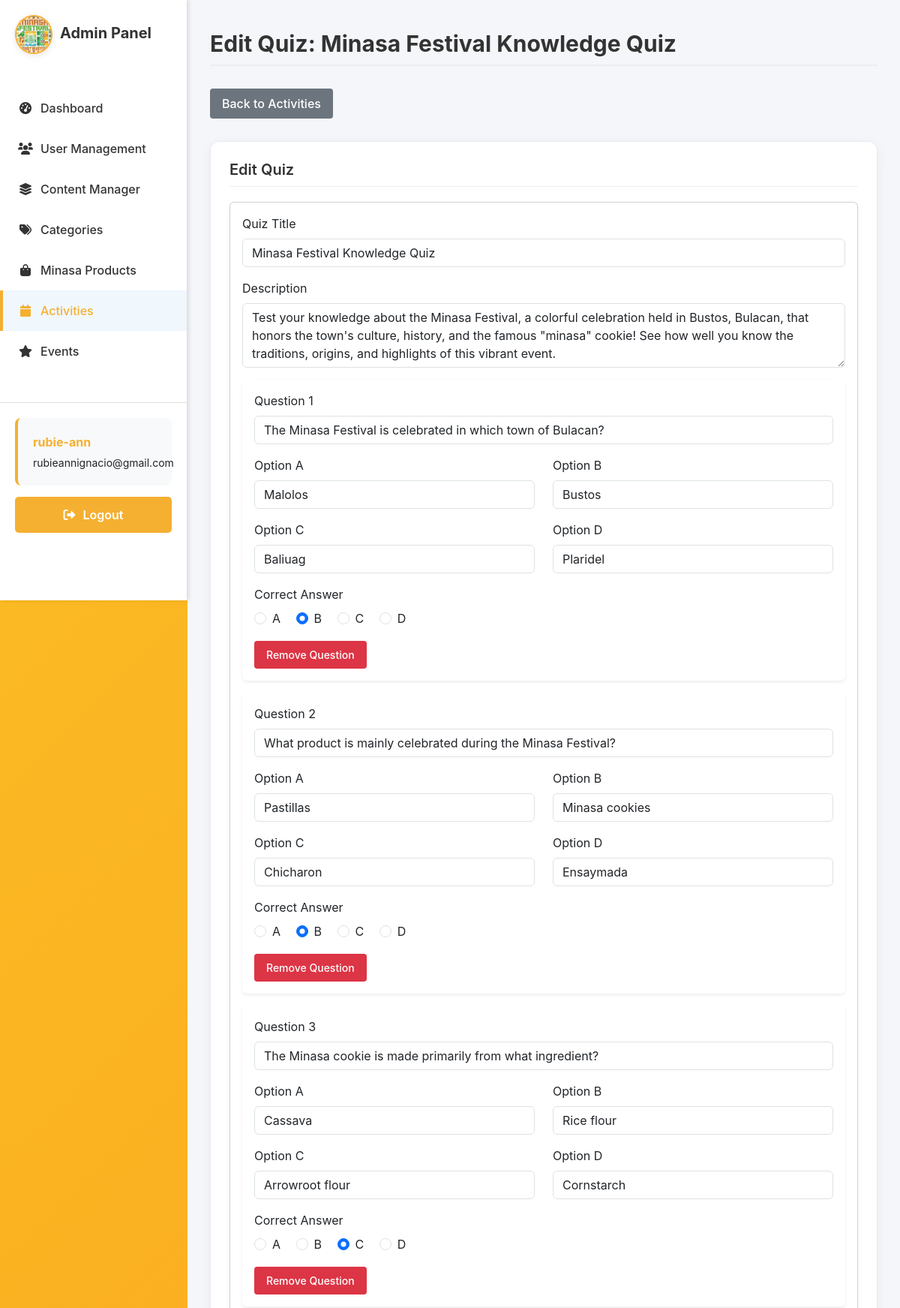
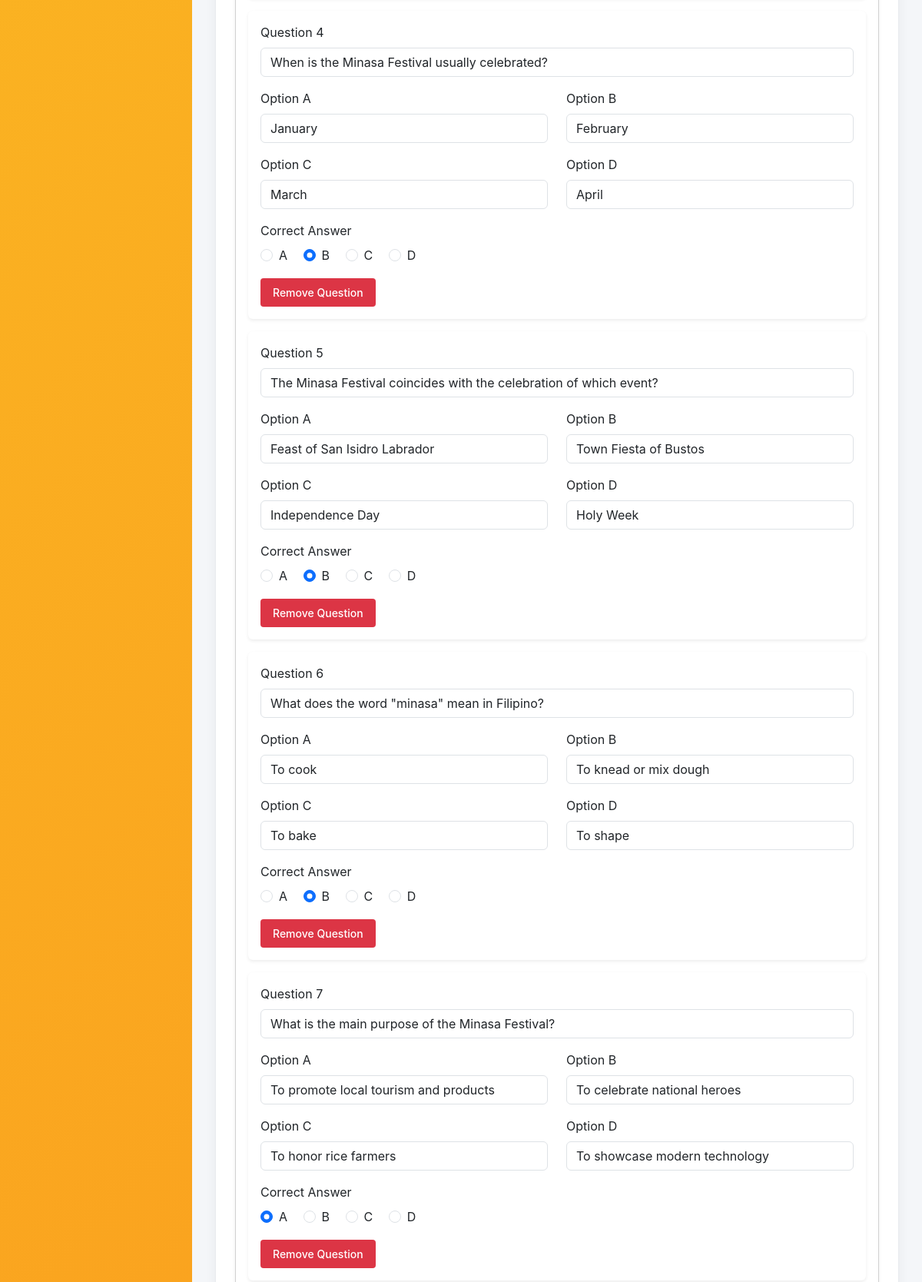
Page /users/quiz/4/edit/ (signed in, upper part) on the committed database (2 pictures, top to bottom).
### sections/models.py (models this page shows, shortened)
class Quiz(models.Model):
    title = models.CharField(max_length=200)
    description = models.TextField(blank=True, null=True)
    created_by = models.ForeignKey(User, on_delete=models.CASCADE)
    created_at = models.DateTimeField(auto_now_add=True)
    updated_at = models.DateTimeField(auto_now=True)
    class Meta:
        verbose_name = "Quiz"
        verbose_name_plural = "Quizzes"
        ordering = ['-created_at']

class Question(models.Model):
    quiz = models.ForeignKey(Quiz, on_delete=models.CASCADE, related_name='questions')
    text = models.TextField()
    order = models.PositiveIntegerField(default=0)
    class Meta:
        ordering = ['order']

class Answer(models.Model):
    question = models.ForeignKey(Question, on_delete=models.CASCADE, related_name='answers')
    text = models.CharField(max_length=500)
    is_correct = models.BooleanField(default=False)

### sections/views.py (the view, shortened to what this page needs)
# urls.py: path('quiz/<int:quiz_id>/edit/', views.quiz_edit, name='quiz-edit'),
@login_required
def quiz_edit(request, quiz_id):
    if request.user.username == 'admin' or request.user.is_superuser:
        quiz = get_object_or_404(Quiz, id=quiz_id)
        questions = quiz.questions.all().order_by('order')
        questions_data = []
        for question in questions:
            answers = question.answers.all()
            answer_dict = {}
            correct_answer = None
            for answer in answers:
                if answer.is_correct:
                    correct_answer = 'A' if answer.text == answers[0].text else 'B' if answer.text == answers[1].text else 'C' if answer.text == answers[2].text else 'D'
                if len(answers) > 0 and answer == answers[0]:
                    answer_dict['A'] = answer.text
                elif len(answers) > 1 and answer == answers[1]:
                    answer_dict['B'] = answer.text
                elif len(answers) > 2 and answer == answers[2]:
                    answer_dict['C'] = answer.text
                elif len(answers) > 3 and answer == answers[3]:
                    answer_dict['D'] = answer.text
            questions_data.append({
                'text': question.text,
                'answers': answer_dict,
                'correct': correct_answer
            })
        context = {
            'quiz': quiz,
            'questions_data': questions_data,
        }
        return render(request, 'adminpage/quiz_edit.html', context)
    return redirect('home')

### sections/templates/adminpage/quiz_edit.html (shortened to what this page needs)
{% extends "users/base.html" %}
{% load static %}
{% block content %}
<link rel="stylesheet" href="{% static 'css/adminside.css' %}">
<div class="admin-sidebar">
    <div class="sidebar-header">
        <div class="logo-container">
            <img src="/media/images/logo.png" alt="Minasa Festival Logo" style="max-width: 80px; height: auto;" />
        </div>
        <h2>Admin Panel</h2>
    </div>
    <ul class="admin-nav">
        <li><a href="{% url 'adminpage-admin-dashboard' %}"><i class="fas fa-tachometer-alt"></i> Dashboard</a></li>
        <li><a href="{% url 'adminpage-user-management' %}"><i class="fas fa-users"></i> User Management</a></li>
        <li><a href="{% url 'adminpage-content-manager' %}"><i class="fas fa-layer-group"></i> Content Manager</a></li>
        <li><a href="{% url 'adminpage-category-manager' %}"><i class="fas fa-tags"></i> Categories</a></li>
        <li><a href="{% url 'adminpage-minasa-products' %}"><i class="fas fa-shopping-bag"></i> Minasa Products</a></li>
        <li><a href="#" class="active"><i class="fas fa-calendar"></i> Activities</a></li>
        <li><a href="{% url 'adminpage-festival-calendar' %}"><i class="fas fa-star"></i> Events</a></li>
    </ul>
    <div class="admin-actions">
        <div class="admin-user-info">
            <p><strong>{{ user.username }}</strong></p>
            <p>{{ user.email|default:"No email" }}</p>
        </div>
        <form method="post" action="{% url 'logout' %}">
            <button type="submit" class="btn-logout"><i class="fas fa-sign-out-alt"></i> Logout</button>
        </form>
    </div>
</div>
<div class="admin-content">
    <div class="admin-header">
        <h1>Edit Quiz: {{ quiz.title }}</h1>
        <a href="{% url 'adminpage-activities' %}" class="btn btn-secondary">Back to Activities</a>
    </div>
    <div class="admin-panels">
        <section class="panel">
            <h2>Edit Quiz</h2>
            <div class="card shadow-sm">
                <div class="card-body">
                    <form id="editQuizForm" method="post" action="{% url 'quiz-edit' quiz.id %}">
                        <div class="mb-3">
                            <label for="quizTitle" class="form-label">Quiz Title</label>
                            <input type="text" class="form-control" id="quizTitle" name="quiz_title" value="{{ quiz.title }}" placeholder="Enter quiz title" required>
                        </div>
                        <div class="mb-3">
                            <label for="quizDescription" class="form-label">Description</label>
                            <textarea class="form-control" id="quizDescription" name="quiz_description" rows="3" placeholder="Enter quiz description">{{ quiz.description|default:"" }}</textarea>
                        </div>
                        <div id="questionsContainer">
                            {% for question_data in questions_data %}
                                <div class="question-card card mb-3 border-0 shadow-sm">
                                    <div class="card-body">
                                        <div class="mb-3">
                                            <label class="form-label">Question {{ forloop.counter }}</label>
                                            <input type="text" class="form-control" name="question_text" value="{{ question_data.text }}" placeholder="Enter question text" required>
                                        </div>
                                        <div class="row">
                                            <div class="col-md-6 mb-3">
                                                <label class="form-label">Option A</label>
                                                <input type="text" class="form-control" name="option_a_{{ forloop.counter0 }}" value="{{ question_data.answers.A|default:'' }}" placeholder="Enter option A" required>
                                            </div>
                                            <div class="col-md-6 mb-3">
                                                <label class="form-label">Option B</label>
                                                <input type="text" class="form-control" name="option_b_{{ forloop.counter0 }}" value="{{ question_data.answers.B|default:'' }}" placeholder="Enter option B" required>
                                            </div>
                                        </div>
                                        <div class="row">
                                            <div class="col-md-6 mb-3">
                                                <label class="form-label">Option C</label>
                                                <input type="text" class="form-control" name="option_c_{{ forloop.counter0 }}" value="{{ question_data.answers.C|default:'' }}" placeholder="Enter option C" required>
                                            </div>
                                            <div class="col-md-6 mb-3">
                                                <label class="form-label">Option D</label>
                                                <input type="text" class="form-control" name="option_d_{{ forloop.counter0 }}" value="{{ question_data.answers.D|default:'' }}" placeholder="Enter option D" required>
                                            </div>
                                        </div>
                                        <div class="mb-3">
                                            <label class="form-label">Correct Answer</label><br>
                                            <div class="form-check form-check-inline">
                                                <input class="form-check-input" type="radio" name="correct_answer_{{ forloop.counter0 }}" value="A" {% if question_data.correct == 'A' %}checked{% endif %} required>
                                                <label class="form-check-label">A</label>
                                            </div>
                                            <div class="form-check form-check-inline">
                                                <input class="form-check-input" type="radio" name="correct_answer_{{ forloop.counter0 }}" value="B" {% if question_data.correct == 'B' %}checked{% endif %}>
                                                <label class="form-check-label">B</label>
                                            </div>
                                            <div class="form-check form-check-inline">
                                                <input class="form-check-input" type="radio" name="correct_answer_{{ forloop.counter0 }}" value="C" {% if question_data.correct == 'C' %}checked{% endif %}>
                                                <label class="form-check-label">C</label>
                                            </div>
                                            <div class="form-check form-check-inline">
                                                <input class="form-check-input" type="radio" name="correct_answer_{{ forloop.counter0 }}" value="D" {% if question_data.correct == 'D' %}checked{% endif %}>
                                                <label class="form-check-label">D</label>
                                            </div>
                                        </div>
                                        <button type="button" class="btn btn-danger btn-sm removeQuestionBtn" {% if forloop.counter == 1 %}disabled{% endif %}>Remove Question</button>
                                    </div>
                                </div>
                            {% endfor %}
                        </div>
                    </form>
                </div>
            </div>
        </section>
    </div>
</div>
{% endblock %}

### minasaelearning/static/css/auth.css (style rules this page uses)
body { background: linear-gradient(135deg, #fbbf24 0%, #f97316 100%); min-height: 100vh; display: flex; align-items: center; justify-content: center; padding: 1rem; background-attachment: fixed; font-family: -apple-system, BlinkMacSystemFont, 'Segoe UI', Roboto, Oxygen, Ubuntu, Cantarell, sans-serif; }
.btn { padding: 0.5rem 1rem; border: none; border-radius: 4px; cursor: pointer; font-weight: 500; }

### minasaelearning/static/css/adminside.css (style rules this page uses)
.admin-sidebar { width: 250px; background-color: #fff; height: 100vh; position: fixed; left: 0; top: 0; padding: 20px 0; display: flex; flex-direction: column; border-right: 1px solid #e0e0e0; box-shadow: 2px 0 5px rgba(0,0,0,0.1); z-index: 900; }
.sidebar-header { padding: 0 20px; margin-bottom: 30px; display: flex; align-items: center; }
.sidebar-header img { width: 50px; height: 50px; margin-right: 10px; border-radius: 50%; border: 2px solid #f5b031; object-fit: cover; }
.sidebar-header h2 { color: #f5b031; font-size: 20px; margin: 0; font-weight: 700; margin: 0 0 20px 0; color: #333; }
.admin-nav { list-style: none; padding: 0; margin: 0; flex-grow: 1; }
.admin-nav li { padding: 0; }
.admin-nav a { display: flex; align-items: center; padding: 15px 20px; color: #333; text-decoration: none; transition: background-color 0.3s, color 0.3s; border-left: 4px solid transparent; font-weight: 500; }
.admin-nav a:hover, .admin-nav a.active { background-color: #f0f7fd; color: #f5b031; border-left: 4px solid #f5b031; }
.admin-nav i { margin-right: 10px; width: 20px; text-align: center; }
.admin-actions { margin-top: auto; margin-bottom: 50px; padding: 20px; border-top: 1px solid #e0e0e0; }
.btn-logout { display: flex; align-items: center; justify-content: center; padding: 12px 20px; color: #fff; text-decoration: none; background-color: #f5b031; border: none; border-radius: 5px; font-weight: 600; transition: background-color 0.3s; cursor: pointer; width: 100%; }
.btn-logout i { margin-right: 10px; }
.admin-content { margin-left: 250px; padding: 30px; width: calc(100% - 250px); background-color: #f4f6f9; min-height: 100vh; box-sizing: border-box; }
.admin-content h1 { color: #333; margin-bottom: 30px; margin-top: 10px; font-size: 30px; font-weight: 700; border-bottom: 2px solid #eee; padding-bottom: 10px; }
.admin-panels { margin-top: 30px; }
.panel { background: #ffffff; padding: 25px; border-radius: 12px; box-shadow: 0 4px 15px rgba(0, 0, 0, 0.05); border: 1px solid #e9ecef; margin-bottom: 30px; }
.panel h2 { margin: 0 0 20px 0; color: #333; font-size: 20px; font-weight: 600; border-bottom: 1px solid #eee; padding-bottom: 10px; }
.admin-user-info { padding: 15px 20px; margin-bottom: 15px; background-color: #f8f9fa; border-radius: 8px; border-left: 4px solid #f5b031; }
.admin-user-info p { margin: 5px 0; font-size: 14px; }
.admin-user-info p strong { color: #f5b031; font-size: 16px; }

### sections/templates/adminpage/quiz_edit.html (style rules this page uses)
body { background-color: #f4f6f9 !important; margin: 0; padding: 0; }
.logo-container { display: flex; justify-content: center; align-items: center; margin-bottom: 15px; }
.logo-container img { border-radius: 8px; box-shadow: 0 2px 8px rgba(0,0,0,0.1); transition: transform 0.3s ease; }

### rows in the picture
Quiz: title "Minasa Festival Knowledge Quiz", quiz_title "Minasa Festival Knowledge Quiz", quiz_description "Test your knowledge about the Minasa Festival, a colorful celebration held in Bustos, Bulacan, that honors the town's culture, history, and the famous \"minasa\" cookie! See how well you know the traditions, origins, and highlights of this vibrant event."
Question: question_text "The Minasa Festival is celebrated in which town of Bulacan?"
Answer: option_a_0 "Malolos"
Answer: option_b_0 "Bustos"
Answer: option_c_0 "Baliuag"
Answer: option_d_0 "Plaridel"
Question: question_text "What product is mainly celebrated during the Minasa Festival?"
Answer: answers.A "Pastillas"
Answer: answers.B "Minasa cookies"
Answer: answers.C "Chicharon"
Answer: answers.D "Ensaymada"
Question: question_text "The Minasa cookie is made primarily from what ingredient?"
Answer: answers.A "Cassava"
Answer: answers.B "Rice flour"
Answer: answers.C "Arrowroot flour"
Answer: answers.D "Cornstarch"
Question: question_text "When is the Minasa Festival usually celebrated?"
Answer: answers.A "January"
Answer: answers.B "February"
Answer: answers.C "March"
Answer: answers.D "April"
Question: question_text "The Minasa Festival coincides with the celebration of which event?"
Answer: answers.A "Feast of San Isidro Labrador"
Answer: answers.B "Town Fiesta of Bustos"
Answer: answers.C "Independence Day"
Answer: answers.D "Holy Week"
Question: question_text "What does the word \"minasa\" mean in Filipino?"
Answer: answers.A "To cook"
Answer: answers.B "To knead or mix dough"
Answer: answers.C "To bake"
Answer: answers.D "To shape"
Question: question_text "What is the main purpose of the Minasa Festival?"
Answer: answers.A "To promote local tourism and products"
Answer: answers.B "To celebrate national heroes"
Answer: answers.C "To honor rice farmers"
Answer: answers.D "To showcase modern technology"

### other values in the picture
{{ user.username }} "rubie-ann"
{{ user.email|default:"No email" }} "rubieannignacio@gmail.com"
